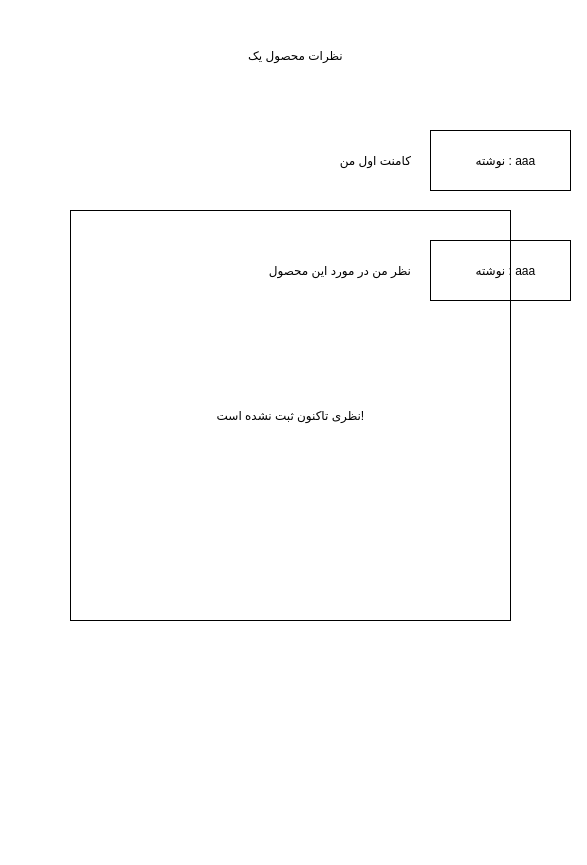
<?xml version="1.0" encoding="UTF-8"?>
<ui version="4.0">
 <class>Dialog</class>
 <widget class="QDialog" name="Dialog">
  <property name="geometry">
   <rect>
    <x>0</x>
    <y>0</y>
    <width>587</width>
    <height>865</height>
   </rect>
  </property>
  <property name="windowTitle">
   <string>Dialog</string>
  </property>
  <property name="styleSheet">
   <string notr="true">background-color:#fff</string>
  </property>
  <widget class="QPushButton" name="prdoductName_lbl">
   <property name="geometry">
    <rect>
     <x>0</x>
     <y>20</y>
     <width>591</width>
     <height>71</height>
    </rect>
   </property>
   <property name="styleSheet">
    <string notr="true">font: 22pt &quot;B narm&quot;;
border : 1px solid #fff;
background-color : transparent</string>
   </property>
   <property name="text">
    <string>نظرات محصول یک</string>
   </property>
  </widget>
  <widget class="QPushButton" name="pushButton">
   <property name="geometry">
    <rect>
     <x>430</x>
     <y>130</y>
     <width>141</width>
     <height>61</height>
    </rect>
   </property>
   <property name="layoutDirection">
    <enum>Qt::RightToLeft</enum>
   </property>
   <property name="styleSheet">
    <string notr="true">border : 1px solid #000;
background-color : transparent;
font: 15pt &quot;B Nazanin&quot;;</string>
   </property>
   <property name="text">
    <string>   نوشته : aaa</string>
   </property>
  </widget>
  <widget class="QLabel" name="label">
   <property name="geometry">
    <rect>
     <x>10</x>
     <y>120</y>
     <width>401</width>
     <height>81</height>
    </rect>
   </property>
   <property name="styleSheet">
    <string notr="true">font: 14pt &quot;B Nazanin&quot;;</string>
   </property>
   <property name="text">
    <string>کامنت اول من</string>
   </property>
   <property name="wordWrap">
    <bool>true</bool>
   </property>
  </widget>
  <widget class="QPushButton" name="pushButton_2">
   <property name="geometry">
    <rect>
     <x>430</x>
     <y>240</y>
     <width>141</width>
     <height>61</height>
    </rect>
   </property>
   <property name="layoutDirection">
    <enum>Qt::RightToLeft</enum>
   </property>
   <property name="styleSheet">
    <string notr="true">border : 1px solid #000;
background-color : transparent;
font: 15pt &quot;B Nazanin&quot;;</string>
   </property>
   <property name="text">
    <string>   نوشته : aaa</string>
   </property>
  </widget>
  <widget class="QLabel" name="label_2">
   <property name="geometry">
    <rect>
     <x>10</x>
     <y>230</y>
     <width>401</width>
     <height>81</height>
    </rect>
   </property>
   <property name="styleSheet">
    <string notr="true">font: 14pt &quot;B Nazanin&quot;;</string>
   </property>
   <property name="text">
    <string>نظر من در مورد این محصول</string>
   </property>
   <property name="wordWrap">
    <bool>true</bool>
   </property>
  </widget>
  <widget class="QPushButton" name="pushButton_3">
   <property name="geometry">
    <rect>
     <x>70</x>
     <y>210</y>
     <width>441</width>
     <height>411</height>
    </rect>
   </property>
   <property name="styleSheet">
    <string notr="true">border : 1px solid #000;
background-color : transparent;
font: 22pt &quot;B Nazanin&quot;;</string>
   </property>
   <property name="text">
    <string>نظری تاکنون ثبت نشده است!</string>
   </property>
  </widget>
 </widget>
 <resources/>
 <connections/>
</ui>
